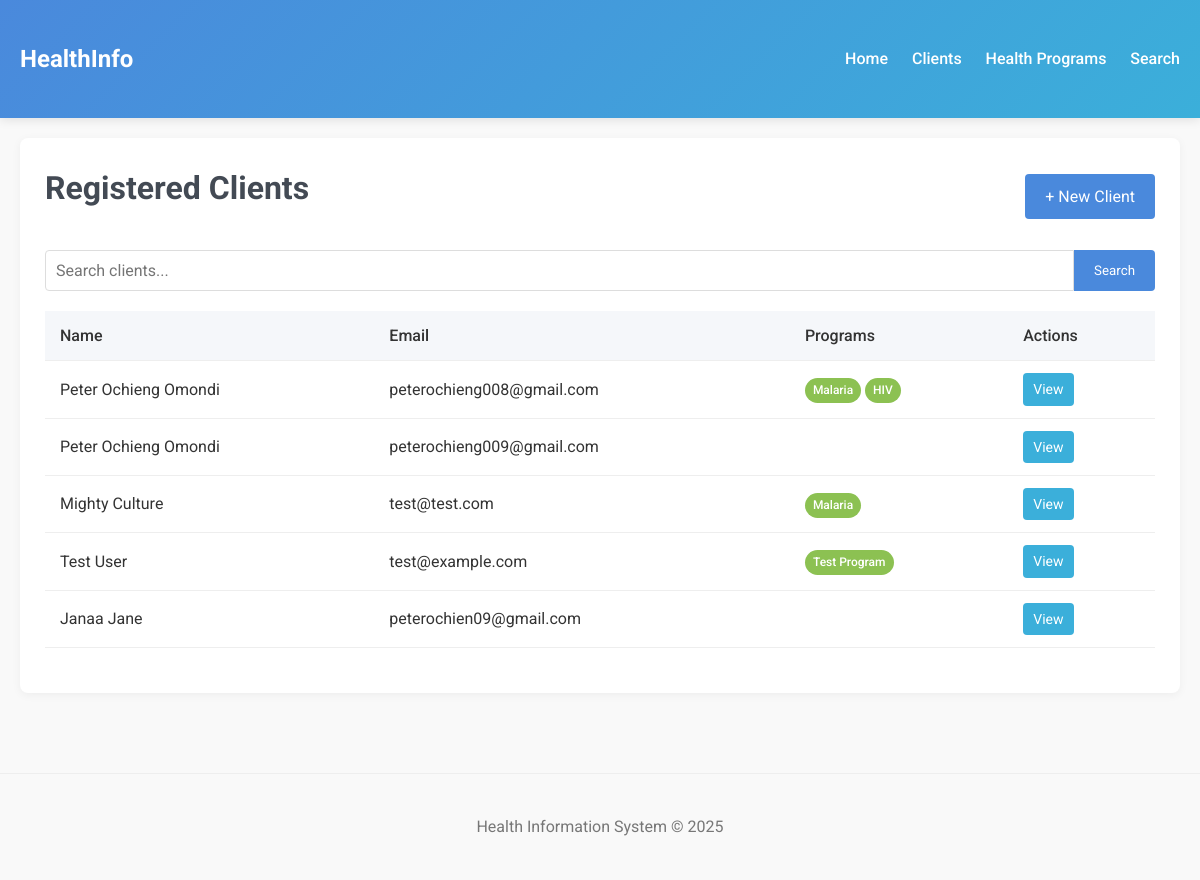
The app's page /clients with its own data.
### app/models.py (models this page shows, shortened)
class Client(db.Model):
    id = db.Column(db.Integer, primary_key=True)
    first_name = db.Column(db.String(50), nullable=False)
    last_name = db.Column(db.String(50), nullable=False)
    date_of_birth = db.Column(db.Date)
    gender = db.Column(db.String(10))
    contact_number = db.Column(db.String(20))
    email = db.Column(db.String(100), unique=True)
    address = db.Column(db.Text)
    registration_date = db.Column(db.DateTime, default=datetime.utcnow)
    programs = db.relationship(
        'HealthProgram',
        secondary='enrollments',
        lazy='subquery',
        backref=db.backref('enrolled_clients', lazy=True)
    )

class HealthProgram(db.Model):
    id = db.Column(db.Integer, primary_key=True)
    name = db.Column(db.String(100), unique=True, nullable=False)
    description = db.Column(db.Text)

### app/routes.py (the view)
@main.route('/clients', methods=['GET'])
def list_clients():
    clients = Client.query.all()
    return render_template('clients/list.html', clients=clients)

### app/templates/clients/list.html (shortened to what this page needs)
{% extends "base.html" %}
{% block content %}
<div class="card">
    <div style="display: flex; justify-content: space-between; align-items: center; margin-bottom: 20px;">
        <h1>Registered Clients</h1>
        <a href="{{ url_for('main.register_client') }}" class="btn">+ New Client</a>
    </div>
    <div style="margin-bottom: 20px;">
        <form method="GET" action="{{ url_for('main.search_clients') }}" style="display: flex;">
            <input type="text" name="q" placeholder="Search clients..." style="flex: 1; padding: 10px; border: 1px solid #ddd; border-radius: 4px 0 0 4px;">
            <button type="submit" class="btn" style="border-radius: 0 4px 4px 0;">Search</button>
        </form>
    </div>
    <table>
        <thead>
            <tr>
                <th>Name</th>
                <th>Email</th>
                <th>Programs</th>
                <th>Actions</th>
            </tr>
        </thead>
        <tbody>
            {% for client in clients %}
            <tr>
                <td>{{ client.first_name }} {{ client.last_name }}</td>
                <td>{{ client.email }}</td>
                <td>
                    {% for program in client.programs %}
                        <span class="badge badge-success">{{ program.name }}</span>
                    {% endfor %}
                </td>
                <td>
                    <a href="{{ url_for('main.client_profile', client_id=client.id) }}" class="btn btn-secondary" style="padding: 5px 10px; font-size: 14px;">View</a>
                </td>
            </tr>
            {% endfor %}
        </tbody>
    </table>
</div>
{% endblock %}

### app/templates/base.html (shortened to what this page needs)
<!DOCTYPE html>
<html lang="en">
<head>
</head>
<body>
    <header>
        <div class="container">
            <nav>
                <div class="logo">HealthInfo</div>
                <div class="nav-links">
                    <a href="{{ url_for('main.home') }}">Home</a>
                    <a href="{{ url_for('main.list_clients') }}">Clients</a>
                    <a href="{{ url_for('main.manage_programs') }}">Health Programs</a>
                    <a href="{{ url_for('main.search_clients') }}">Search</a>
                </div>
            </nav>
        </div>
    </header>
    <main class="container">
        {% block content %}{% endblock %}
    </main>
    <footer>
        <div class="container">
            <p>Health Information System &copy; 2025</p>
        </div>
    </footer>
</body>
</html>

### app/templates/base.html (style rules this page uses)
:root { --primary: #4a89dc; --secondary: #3bafda; --success: #8cc152; --danger: #e9573f; --light: #f5f7fa; --dark: #434a54; }
* { margin: 0; padding: 0; box-sizing: border-box; font-family: 'Roboto', sans-serif; }
body { background-color: #f9f9f9; color: #333; line-height: 1.6; }
.container { max-width: 1200px; margin: 0 auto; padding: 20px; }
header { background: linear-gradient(135deg, var(--primary), var(--secondary)); color: white; padding: 20px 0; box-shadow: 0 2px 10px rgba(0,0,0,0.1); }
nav { display: flex; justify-content: space-between; align-items: center; }
.logo { font-size: 24px; font-weight: 700; }
.nav-links a { color: white; text-decoration: none; margin-left: 20px; font-weight: 500; transition: opacity 0.3s; }
.card { background: white; border-radius: 8px; box-shadow: 0 2px 10px rgba(0,0,0,0.05); padding: 25px; margin-bottom: 20px; }
h1, h2, h3 { color: var(--dark); margin-bottom: 15px; }
.btn { display: inline-block; background: var(--primary); color: white; padding: 10px 20px; border-radius: 4px; text-decoration: none; border: none; cursor: pointer; transition: background 0.3s; }
.btn-secondary { background: var(--secondary); }
table { width: 100%; border-collapse: collapse; margin: 20px 0; }
th, td { padding: 12px 15px; text-align: left; border-bottom: 1px solid #eee; }
th { background-color: var(--light); font-weight: 500; }
input, select, textarea { width: 100%; padding: 10px; border: 1px solid #ddd; border-radius: 4px; font-size: 16px; }
.badge { display: inline-block; padding: 3px 8px; border-radius: 20px; font-size: 12px; font-weight: 500; }
.badge-success { background-color: var(--success); color: white; }
footer { text-align: center; padding: 20px; margin-top: 40px; color: #777; border-top: 1px solid #eee; }

### records on screen
Client: first_name "Peter Ochieng", last_name "Omondi", email "peterochieng008@gmail.com"
HealthProgram: name "Malaria"
HealthProgram: name "HIV"
Client: first_name "Peter Ochieng", last_name "Omondi", email "peterochieng009@gmail.com"
Client: first_name "Mighty", last_name "Culture", email "test@test.com"
Client: first_name "Test", last_name "User", email "test@example.com"
HealthProgram: name "Test Program"
Client: first_name "Janaa", last_name "Jane", email "peterochien09@gmail.com"
